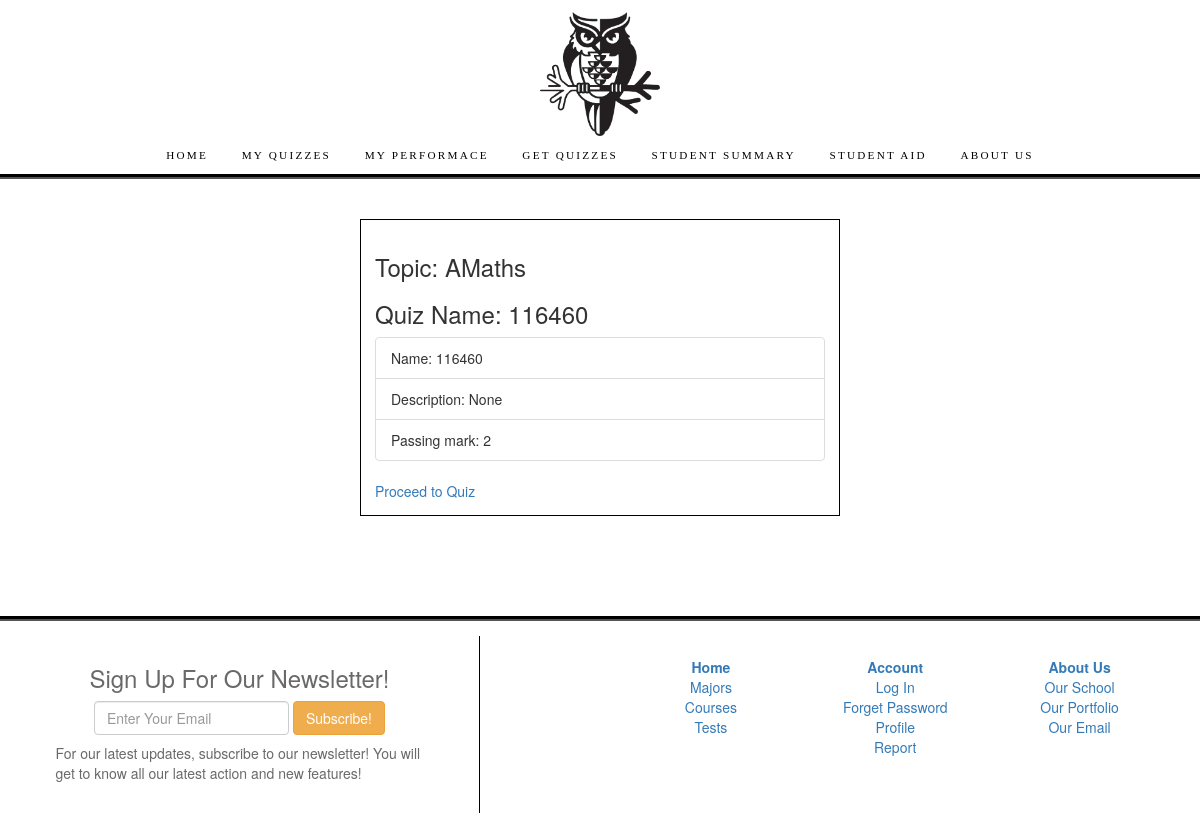
Page /quiz/myquizzes/20 on the committed database.
### quiz/models.py (models this page shows, shortened)
class Quiz(models.Model):
    quiz_name = models.CharField(max_length=50,  verbose_name = ("Quiz name"))
    description = models.CharField(max_length=500 , null = True)
    topic = models.ForeignKey(Subject,on_delete=models.SET_NULL, null = True)
    date_created = models.DateField(auto_now = True)
    pass_mark = models.SmallIntegerField( blank=True, null=True, verbose_name = ("Pass mark"), validators = [MaxValueValidator(100)]) # validates the maximum mark set
    class Meta:
        pass

class Subject(models.Model):
    subject_name = models.CharField(max_length=50)
    class meta:
        ordering = ['subject_name']
    def __str__(self):
        return self.subject_name

### quiz/views.py (the view)
# urls.py: path('myquizzes/<int:pk>', views.StudentQuizDetailView.as_view(), name = "quiz-detail"),
class StudentQuizDetailView(DetailView):
    model = Quiz
    template_name ='quiz/quiz_detail.html'

### quiz/templates/quiz/quiz_detail.html (shortened to what this page needs)
{% extends 'base.html' %}
{%block content%}
<br><br>
<div class="card border border-right-0" style="width: 40%; margin: 0 auto; border: 1px solid black; padding: 1em;">
  <h3>Topic: {{quiz.topic}}</h3>
  <div class="card-body">
    <h3 class="card-title">Quiz Name: {{quiz.quiz_name}}</h3>
  </div>
  <ul class="list-group list-group-flush">
    <li class="list-group-item">Name: {{quiz.quiz_name}}</li>
    <li class="list-group-item">Description: {{quiz.description}}</li>
    <li class="list-group-item bg-warning">Passing mark: {{quiz.pass_mark}}</li>
  </ul>
  <div class="card-body">
    <a href="{% url 'question-list' quiz.id %}" class="card-link">Proceed to Quiz</a>
  </div>
</div>
<br><br><br>
<br><br>
{%endblock content%}

### quiz/static/css/nav.css (style rules this page uses)
body { margin:0px; }

### rows in the picture
Quiz: topic "AMaths", quiz_name "116460", description "None", pass_mark "2"
